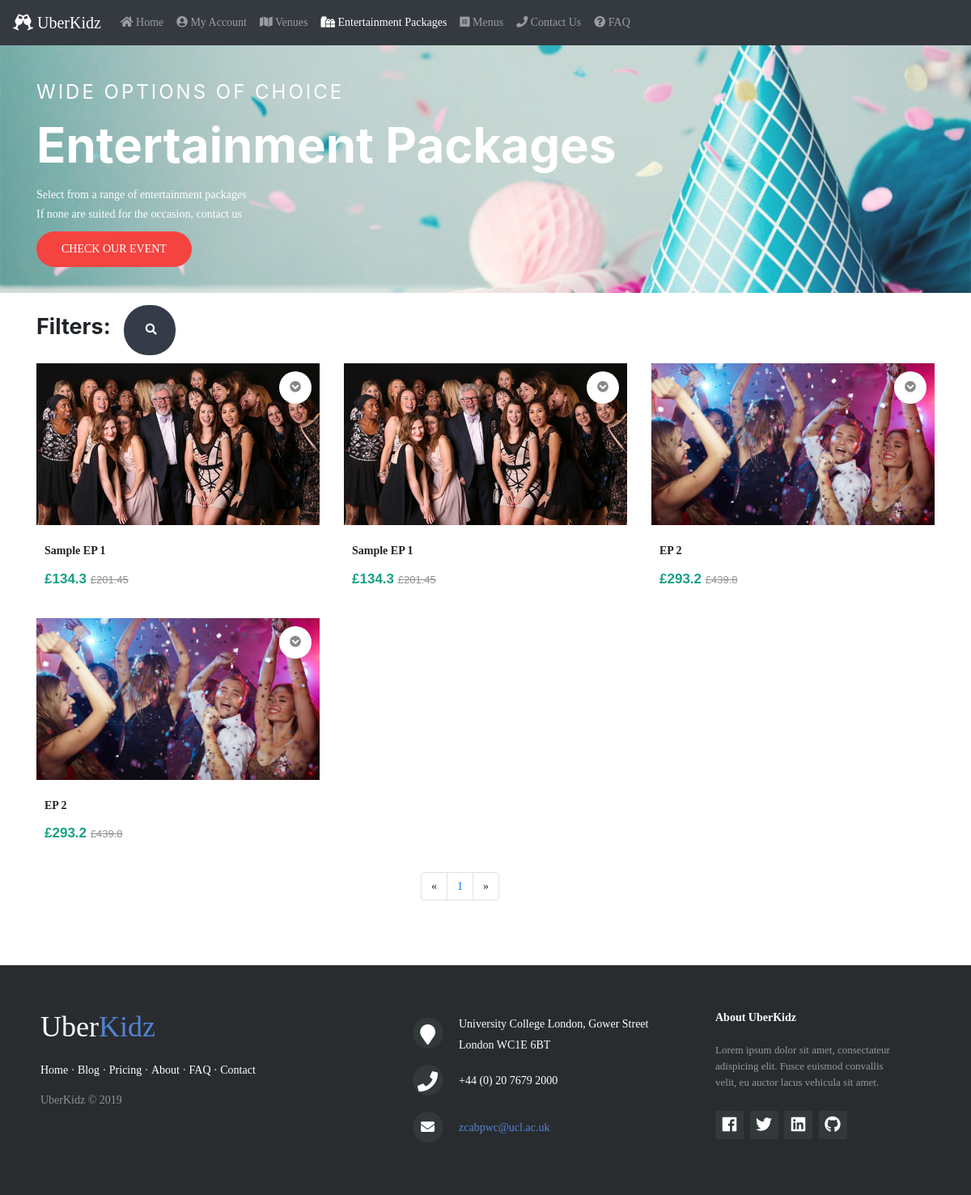
Screenshot of /events.php with the database file from the repository.
### tables this page shows
CREATE TABLE `event`
(
  `event_ID`    int(50)      NOT NULL,
  `provider_ID` int(50)      NOT NULL,
  `event_type`  varchar(50)  NOT NULL,
  `name`        varchar(100) NOT NULL,
  `price`       float        NOT NULL,
  `description` varchar(200) NOT NULL,
  `created`     datetime     NOT NULL,
  `eventimage1` text         NOT NULL,
  `eventimage2` text         NOT NULL,
  `eventimage3` text         NOT NULL
);

### assets/controllers/events.php (called while the page is built, shortened)
<?php
include_once $_SERVER['DOCUMENT_ROOT'] . '/assets/model/event.php';
include_once $_SERVER['DOCUMENT_ROOT'] . '/assets/controllers/eventUtilFunc.php';
$event = new event();
$min = round($event->min_price('entertainment') - 1, 0, PHP_ROUND_HALF_UP);
$max = round($event->max_price('entertainment') + 1, 0, PHP_ROUND_HALF_DOWN);
$from = $min;
$to = $max;
if (!isset($_GET['criteria'])) {
    $entertainments = $event->read_entertainment($from_record_num, $records_per_page);
    $row_count_entertainment = $event->row_count_entertainment();
}
?>

### assets/model/dbController.php (called while the page is built, shortened)
<?php
class dbController
{
    private $host;
    private $user;
    private $password;
    private $database;
    private $conn;
    function __construct()
    {
        $config = parse_ini_file($_SERVER['DOCUMENT_ROOT'] . '/config.ini');
        $this->host = $config['host'];
        $this->user = $config['username'];
        $this->password = $config['password'];
        $this->database = $config['dbName'];
        $this->conn = $this->connectDB();
    }
    function connectDB()
    {
        $conn = mysqli_connect($this->host, $this->user, $this->password, $this->database);
        return $conn;
    }
    function db_query($query, $param_type, $param_value_array)
    {
        $sql = $this->conn->prepare($query);
        $this->bindQueryParams($sql, $param_type, $param_value_array);
        $sql->execute();
        $result = $sql->get_result();
        if ($result->num_rows > 0) {
            while ($row = $result->fetch_assoc()) {
                $resultset[] = $row;
            }
        }
        if (!empty($resultset)) {
            return $resultset;
        }
        return array();
    }
    function bindQueryParams($sql, $param_type, $param_value_array)
    {
        $param_value_reference[] = &$param_type;
        for ($i = 0; $i < count($param_value_array); $i++) {
            $param_value_reference[] = &$param_value_array[$i];
        }
        call_user_func_array(array(
            $sql,
            'bind_param'
        ), $param_value_reference);
    }
}

### assets/model/event.php (called while the page is built, shortened)
<?php
require_once "dbController.php";
class event
{
    function read_entertainment($from_record_num, $records_per_page)
    {
        $db_handle = new dbController();
        $sql = "
        SELECT event.event_ID, event.name, event.description, event.price, event.eventimage1, event.eventimage2
        from event, entertainmentpackage
        WHERE event.event_ID = entertainmentpackage.event_ID
        AND event.event_type = 'entertainment'
        ORDER BY event.created
        LIMIT ?, ?
        ";
        return $db_handle->db_query($sql, 'ii', array($from_record_num, $records_per_page));
    }
    function row_count_entertainment()
    {
        $db_handle = new dbController();
        $sql = "
        SELECT COUNT(*) as rowCount
        from event, entertainmentpackage
        WHERE event.event_ID = entertainmentpackage.event_ID
        AND event.event_type = ?
    ";
        return $db_handle->db_query($sql, 's', array('entertainment'))[0]['rowCount'];
    }
    public function min_price($productType)
    {
        $db_handle = new dbController();
        $sql = "SELECT min(price) as minPrice FROM event WHERE event_type = ?";
        return floatval($db_handle->db_query($sql, 's', array($productType))[0]['minPrice']);
    }
    public function max_price($productType)
    {
        $db_handle = new dbController();
        $sql = "SELECT max(price) as maxPrice FROM event WHERE event_type = ?";
        return floatval($db_handle->db_query($sql, 's', array($productType))[0]['maxPrice']);
    }
}

### assets/controllers/eventUtilFunc.php (called while the page is built)
<?php
$page = isset($_GET['page']) ? $_GET['page'] : 1;
$records_per_page = 6;
$from_record_num = ($records_per_page * $page) - $records_per_page;

### events.php (the view, shortened to what this page needs)
<?php include("./assets/controllers/events.php") ?>
<!doctype html>
<html>
<head>
    <?php include("includes/headTags.php"); ?>
    <link rel="stylesheet" href="assets/css/events.css" type="text/css">
    <link rel="stylesheet" href="assets/css/util.css" type="text/css">
    <link rel="stylesheet"
          href="https://cdnjs.cloudflare.com/ajax/libs/ion-rangeslider/2.3.0/css/ion.rangeSlider.min.css"/>
</head>
<body>
<?php include("includes/navigation.php"); ?>
<section class="banner-area relative" id="home">
    <div class="container">
        <div class="row d-flex align-items-center justify-content-start banner-text">
            <div class="banner-content col-lg-8 col-md-12">
                <h4 class="text-white text-uppercase">Wide Options of Choice</h4>
                <h1>
                    Entertainment Packages
                </h1>
                <p class="text-white">
                    Select from a range of entertainment packages <br> If none are suited for the occasion, contact us
                </p>
                <a href="#product-display" class="primary-btn header-btn text-uppercase">Check Our
                    Event</a>
            </div>
        </div>
    </div>
</section>
<div class="container product" id="product-display">
    <div class="row" style="padding-left: 15px;">
        <span style=" line-height: 2; margin: 0 0 10px; font-size: 27px; font-weight: bold; ">Filters: </span>
        <div class="searchbar">
            <input class="search_input" id="search_input" type="text" name="searchName"
                   placeholder="Search for Event Name..."
                   value="<?= isset($_GET['searchKey']) ? $_GET['searchKey'] : "" ?>">
            <a href="#" class="search_icon"><i class="fas fa-search"></i></a>
        </div>
        <div class="price-range-slider">
            <input type="text" class="js-range-slider" name="my_range" value=""
                   data-type="double"
                   data-min="<?= $min ?>"
                   data-max="<?= $max ?>"
                   data-from="<?= $from ?>"
                   data-to="<?= $to ?>"
                   data-grid="true"
            />
        </div>
    </div>
    <div class="row">
        <?php for ($i = 0; $i < min($records_per_page, $row_count_entertainment - $records_per_page * ($page - 1)); $i++) { ?>
            <div class="col-md-4 col-sm-6">
                <form class="product-grid">
                    <div class="product-image">
                        <a href="eventDetail.php?id=<?= $entertainments[$i]['event_ID'] ?>&from=events">
                            <img class="pic-1"
                                 src="./assets/uploads/entertainment/<?= $entertainments[$i]['eventimage1'] ?>"
                                 alt="Preview Image 1">
                        </a>
                        <ul class="function">
                            <li><a href="" data-tip="Details" class="detail"><i class="fas fa-chevron-circle-down"></i></a>
                            </li>
                        </ul>
                    </div>
                    <div class="product-content">
                        <h3 class="title">
                            <a href="eventDetail.php?id=<?= $entertainments[$i]['event_ID'] ?>&from=events"><?= $entertainments[$i]['name'] ?></a>
                        </h3>
                        <div class="price">
                            &#163;<?= $entertainments[$i]['price'] ?>
                            <span>&#163;<?= (round((float)$entertainments[$i]['price'] * 1.5, 2)) ?></span>
                        </div>
                    </div>
                </form>
            </div>
        <?php } ?>
    </div>
    <div class="row justify-content-center">
        <div class="col-md-4"></div>
        <div class="col-md-6">
            <nav aria-label="Page navigation example">
                <ul class="pagination">
                    <li class="page-item">
                        <a class="page-link"
                           <?php if (($page - 1) >= 1) { ?>href="events.php?page=<?= $page - 1 ?>" <?php } ?>
                           aria-label="Previous">
                            <span aria-hidden="true">&laquo;</span>
                        </a>
                    </li>
                    <?php for ($i = 1; $i <= ceil($row_count_entertainment / $records_per_page); $i++) { ?>
                        <li class="page-item"><a class="page-link" href="events.php?page=<?= $i ?>"><?= $i ?></a></li>
                    <?php } ?>
                    <li class="page-item">
                        <a class="page-link"
                           <?php if (($page + 1) <= ceil($row_count_entertainment / $records_per_page)) { ?>href="events.php?page=<?= $page + 1 ?>" <?php } ?>
                           aria-label="Next">
                            <span aria-hidden="true">&raquo;</span>
                        </a>
                    </li>
                </ul>
            </nav>
        </div>
    </div>
</div>
<?php include("includes/footer.php"); ?>
</body>
</html>

### assets/css/events.css (style rules this page uses)
.primary-btn { background-color: #f42f2c; line-height: 42px; padding-left: 30px; padding-right: 60px; margin-bottom: 2rem; border-radius: 25px; border: none; color: #fff; display: inline-block; font-weight: 500; position: relative; -webkit-transition: all 0.3s ease 0s; -moz-transition: all 0.3s ease 0s; -o-transition: all 0.3s ease 0s; transition: all 0.3s ease 0s; cursor: pointer; text-transform: uppercase; }
.banner-area { background: url(../img/event-header.jpg) right; background-size: cover; height: auto; opacity: 0.9; }
.banner-area .primary-btn { padding-left: 30px; padding-right: 30px; margin-top: 10px; }
.banner-text { padding-top: 100px; }
.banner-content { text-align: left; }
.banner-content h1 { color: #fff; font-size: 60px; font-weight: 700; line-height: 1em; margin-top: 20px; margin-bottom: 20px; }
.banner-content h4 { font-weight: 400; letter-spacing: 3px; }
.header-btn { background-color: #f42f2c; border: 1px solid transparent; color: white; }
.searchbar { margin-bottom: 10px; background-color: #353b48; border-radius: 30px; padding: 10px; margin-left: 1rem; }
.search_input { color: white; border: 0; outline: 0; background: none; width: 0; caret-color: transparent; line-height: 40px; transition: width 0.4s linear; }
.search_icon { height: 40px; width: 40px; float: right; display: flex; justify-content: center; align-items: center; border-radius: 50%; color: white; }
.product { margin-top: 15px; }
.product-image .pic-1, .product-image .pic-2 { backface-visibility: hidden; transition: all .5s ease 0s; }
.product-grid { font-family: Poppins, sans-serif; position: relative; }
.product-grid .product-image { height: 200px; overflow: hidden; position: relative; }
.product-grid .product-image a { display: block; }
.product-grid .product-image img { width: 100%; height: auto; }
.product-image .pic-1 { opacity: 1; }
.product-grid .function { padding: 0; margin: 0; position: absolute; top: 10px; right: 10px; }
.product-grid .function li { display: block; margin: 0 0 10px; transition: all .5s; }
.product-grid .function li a { color: #888; background: #fff; font-size: 14px; text-align: center; line-height: 40px; height: 40px; width: 40px; border-radius: 50%; display: block; transition: .5s ease 0s }
.product-grid .product-content { padding: 20px 10px }
.product-grid .title { font-size: 15px; font-weight: 600; text-transform: capitalize; margin: 0 0 10px; transition: all .3s ease 0s }
.product-grid .title a { color: #222 }
.product-grid .price { color: #16a085; font-size: 17px; font-weight: 700; margin: 0 2px 15px 0; display: block }
.product-grid .price span { color: #909090; font-size: 13px; font-weight: 400; letter-spacing: 0; text-decoration: line-through; text-align: left; vertical-align: middle; display: inline-block }
.price-range-slider { width: 40%; margin-left: 10%; }

### rows the page displays
event: eventimage1 (picture), name "Sample EP 1", price "134.3", (float)$entertainments[$i]['price']*1.5 "201.45"
event: eventimage1 (picture), name "Sample EP 1", price "134.3", (float)$entertainments[$i]['price']*1.5 "201.45"
event: eventimage1 (picture), name "EP 2", price "293.2", (float)$entertainments[$i]['price']*1.5 "439.8"
event: eventimage1 (picture), name "EP 2", price "293.2", (float)$entertainments[$i]['price']*1.5 "439.8"
